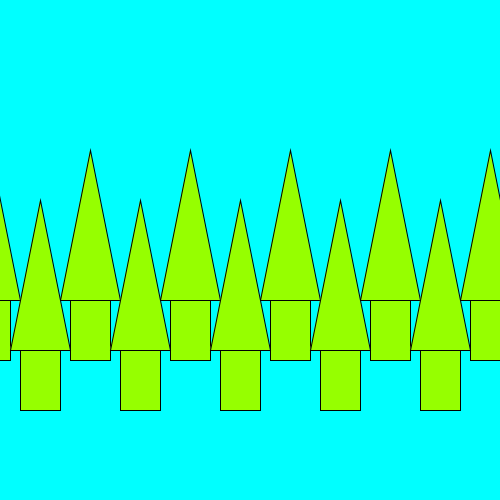
Frame 1 (no input)
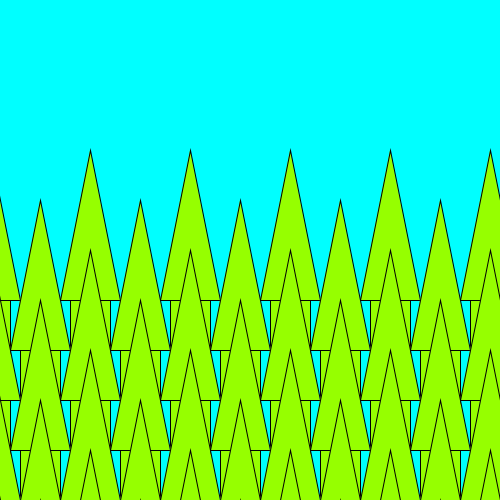
Frame 60 (the mouse pressed at the canvas centre just before this capture)
Frame 120 (the mouse held since frame 60 and released just before this capture): identical to frame 60, image omitted

The Processing sketch that drew these frames (run headless with seeded random() and noise(); from frame 60 on, the mouse is pressed at the canvas centre):

// Processing sketch: Vopdr9_10
// ── Vopdr9_10.pde
int x = 0;
int y = 0;
int Xshift = 0;

void setup(){
  size(500,500);
  background(0,255,255);
}

void draw(){
  for(int j = 1; j < 3; j++){
    for(int i = 0; i < 6; i++){
      fill(150,255,0);
      rect(x + -30+Xshift,y+300,40,60);
      triangle(-40+x+Xshift,300+y,20+x+Xshift,300+y,-10+x+Xshift,150+y);
      x+=100;
    }
    y+=50;
    x = 0;
    if(j % 2 == 1){
      Xshift = 50;
    }else{
      Xshift = 0;
    }
  }
}
